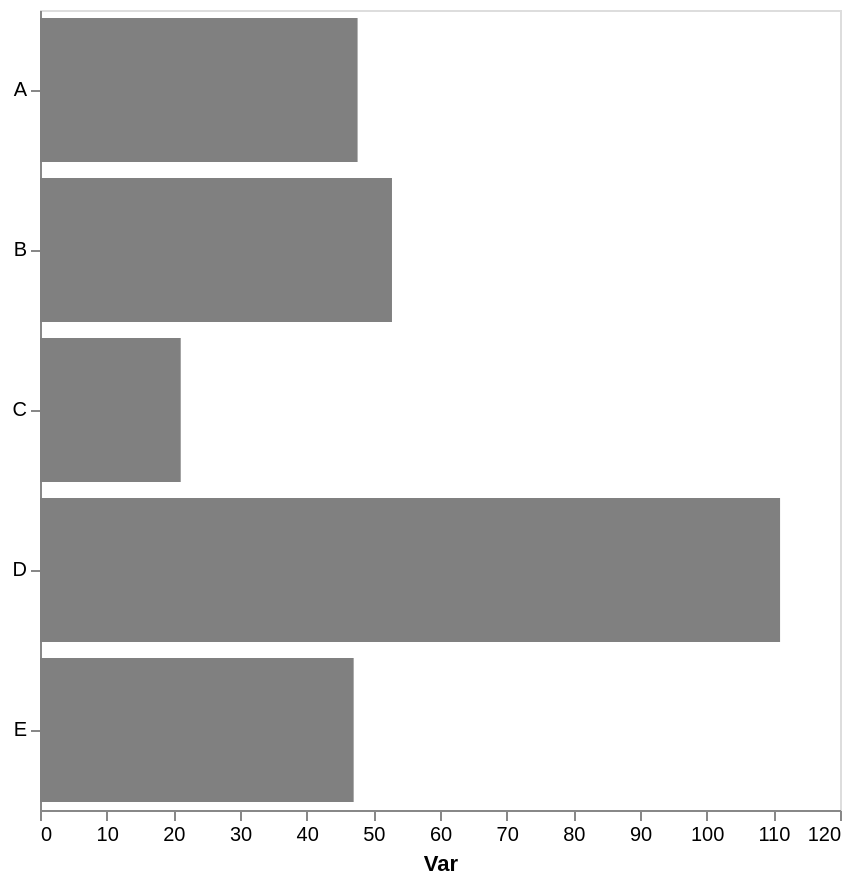

Express this chart as Vega-Lite.
### Vega-Lite specification from a JSON file in a GitHub repository (floating-point values rounded to 4 significant figures)
{"config": {"view": {"continuousWidth": 300, "continuousHeight": 300}, "axis": {"grid": false}, "bar": {"color": "gray"}}, "data": {"name": "data-ffa933aa1b8ce1ee4108d42750c2110a"}, "mark": {"type": "bar"}, "encoding": {"x": {"aggregate": "mean", "axis": {"title": "Var"}, "field": "var1", "type": "quantitative"}, "y": {"axis": {"title": null}, "field": "cat", "type": "nominal"}}, "height": 400, "width": 400, "$schema": "https://vega.github.io/schema/vega-lite/v5.17.0.json", "datasets": {"data-ffa933aa1b8ce1ee4108d42750c2110a": [{"cat": "E", "var1": 49.07, "var2": 52.91}, {"cat": "A", "var1": 43.63, "var2": 56.05}, {"cat": "E", "var1": 53.85, "var2": 55.32}, {"cat": "B", "var1": 56.18, "var2": 49.8}, {"cat": "D", "var1": 94.39, "var2": 47.52}, {"cat": "E", "var1": 38.23, "var2": 52.42}, {"cat": "D", "var1": 120.8, "var2": 53.69}, {"cat": "B", "var1": 49.41, "var2": 60.42}, {"cat": "C", "var1": 21.11, "var2": 46.04}, {"cat": "A", "var1": 52.82, "var2": 45.29}, {"cat": "D", "var1": 117.8, "var2": 60.18}, {"cat": "A", "var1": 46.46, "var2": 41.11}]}}
